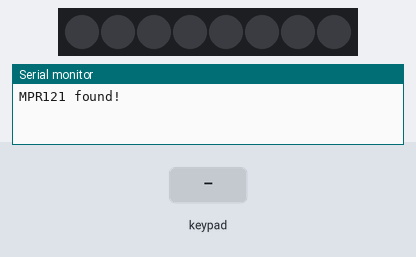
Simulated run of this sketch. Board: Arduino Uno, built with avr-gcc and run on an emulated ATmega328P. Shown: 8 RGB LEDs in strip order, left to right, the last lines printed to the serial monitor. Inputs (shaded band) come from the test bench. Dim RGB values are drawn brighter than linear.

Above: at 1.2 s.
1.3 s: key '0' pressed
At 2.1 s:
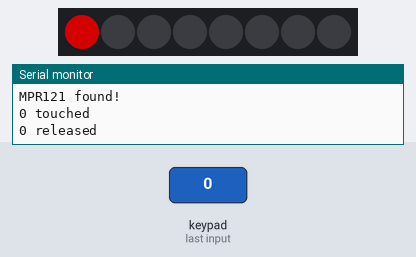
2.8 s: keypad keys 1 2 pressed 0.4 s apart
At 4.6 s:
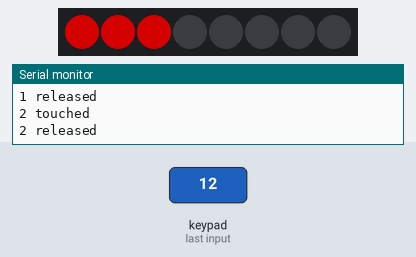
5.1 s: key '3' pressed
At 5.7 s:
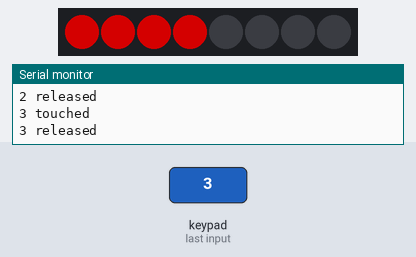
6.6 s: keypad keys 2 5 pressed 0.4 s apart
At 7.6 s:
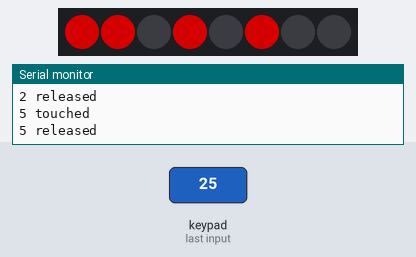
Timing chart, 0 to 9.6 s (numbered marks = the images above; inputs shaded):
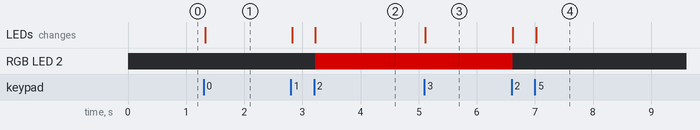

The sketch:

thebinarygame.ino
```cpp
#include <Wire.h>
#include <Adafruit_MPR121.h>
#include <Adafruit_NeoPixel.h>

#define LED_PIN    2
#define LED_COUNT  8

Adafruit_MPR121 cap = Adafruit_MPR121();
Adafruit_NeoPixel strip(LED_COUNT, LED_PIN, NEO_GRB + NEO_KHZ800);

uint16_t lasttouched  = 0;
uint16_t currtouched  = 0;

uint32_t color        = 0;
uint32_t max_color    = 65535;
bool led_states[8]    = {false, false, false, false, false, false, false, false};
long touch_start      = -1;
int  touch_dur        = 500;
bool cycle_color      = false;

void setup() {
  Serial.begin(115200);

  if (!cap.begin(0x5A)) {
    Serial.println("MPR121 not found, check wiring?");
    while (1);
  }
  Serial.println("MPR121 found!");

  strip.begin();
  strip.show();
  strip.setBrightness(128);
}

void loop() {
  currtouched = cap.touched();

  for (int i = 0; i < LED_COUNT; i++) {
    if ((currtouched & _BV(i)) && !(lasttouched & _BV(i))) {
      Serial.print(i); Serial.println(" touched");

      touch_start = millis();
      led_states[i] = !led_states[i];
    }
    if (!(currtouched & _BV(i)) && (lasttouched & _BV(i)) ) {
      Serial.print(i); Serial.println(" released");
      touch_start = -1;
      // If we're cycling the color, stop
      if (cycle_color) {
        cycle_color = false;
        Serial.println("stop cycling");
      }
    }
    strip.setPixelColor(i, strip.gamma32(strip.ColorHSV(color, 255, led_states[i] * 255)));
    strip.show();
  }

  if (touch_start > -1 && millis() - touch_start > touch_dur && !cycle_color) {
    Serial.println("cycle color");
    cycle_color = true;
  }
  // If we're cycling the color, increment "color"
  if (cycle_color) {
    color += 30;
    if (color > max_color) {
      color = color % max_color;
    }
  }

  lasttouched = currtouched;

}
```

Measured:
- after the input at 1.3 s, the LEDs: change at once (image 1)
- after the input at 2.8 s, RGB LED 2: off → RGB(128, 0, 0) after 0.43 s; the LEDs: first change at once (image 2 shows a later state)
- after the input at 5.1 s, the LEDs: change at once (image 3)
- after the input at 6.6 s, RGB LED 2: RGB(128, 0, 0) → off at once; the LEDs: first change at once (image 4 shows a later state)
